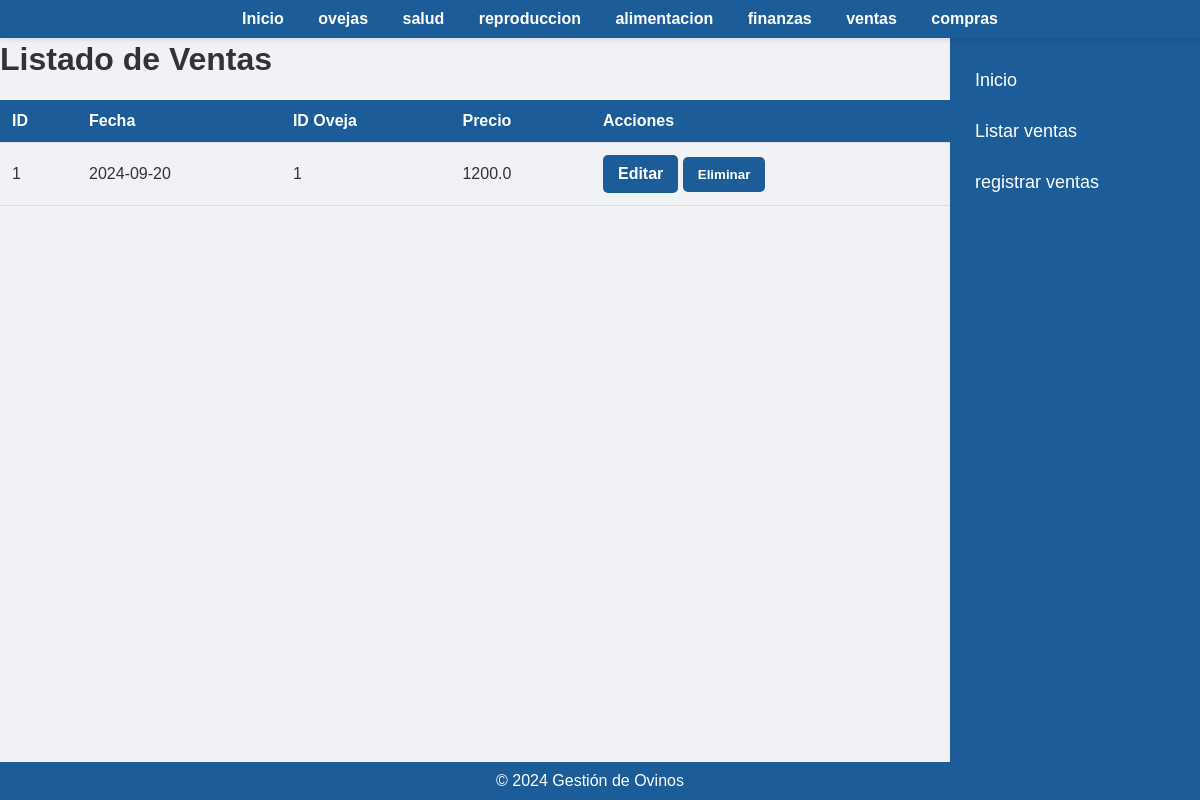
Before: /listar_venta with the older database file.
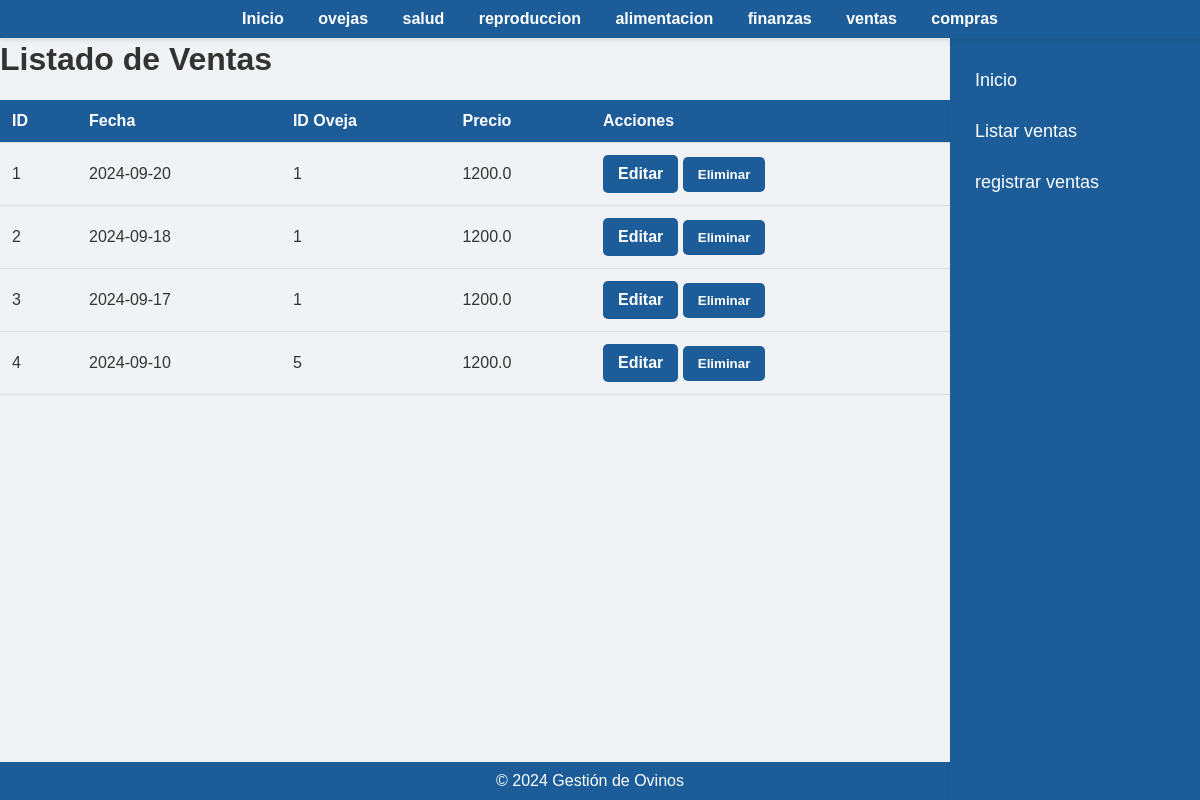
After: the same page with the newer database file.
### app/models.py (models this page shows)
class Venta(db.Model):
    id = db.Column(db.Integer, primary_key=True)
    id_oveja = db.Column(db.Integer, db.ForeignKey('oveja.id'), nullable=False)
    fecha = db.Column(db.Date, nullable=False)
    cantidad = db.Column(db.Integer, nullable=False)
    precio = db.Column(db.Float, nullable=False)

### app/routes.py (the view)
@app.route('/listar_venta')
def listar_venta():
    ventas = Venta.query.all()
    return render_template('listar_ventas.html', ventas=ventas)

### app/templates/listar_ventas.html (shortened to what this page needs)
<!DOCTYPE html>
<html lang="es">
<head>
    <link rel="stylesheet" href="{{ url_for('static', filename='styles.css') }}">
</head>
<body>
    <div class="navbar">
        <a href="{{ url_for('index') }}">Inicio</a>
        <a href="{{ url_for('oveja') }}"> ovejas  </a>
        <a href="{{ url_for('salud') }}">salud</a>
        <a href="{{url_for('reproduccion')}}"> reproduccion</a>
        <a href="{{url_for('alimentacion')}}">alimentacion</a></li>
        <a href="{{url_for('finanzas')}}">finanzas</a></li>
        <a href="{{url_for('venta')}}">ventas</a></li>
        <a href="{{url_for('compra')}}">compras</a></li>
    </div>
    <div>
    <footer>
        &copy; 2024 Gestión de Ovinos
    </footer>
    <div class="sidebar">
        <a href="{{ url_for('index') }}">Inicio</a>
        <a href="{{url_for('listar_venta')}}">Listar ventas</a></li>
        <a href="{{url_for('registrar_venta')}}">registrar ventas</a></li>
    </div>
    <h1>Listado de Ventas</h1>
    <table>
        <thead>
            <tr>
                <th>ID</th>
                <th>Fecha</th>
                <th>ID Oveja</th>
                <th>Precio</th>
                <th>Acciones</th>
            </tr>
        </thead>
        <tbody>
            {% for venta in ventas %}
            <tr>
                <td>{{ venta.id }}</td>
                <td>{{ venta.fecha.strftime('%Y-%m-%d') }}</td>
                <td>{{ venta.id_oveja }}</td>
                <td>{{ venta.precio }}</td>
                <td>
                    <a href="{{ url_for('editar_venta', id=venta.id) }}"class='btn'>Editar</a>
                    <form action="{{ url_for('eliminar_venta', id=venta.id) }}" method="POST" style="display:inline;">
                        <button type="submit" onclick="return confirm('¿Estás seguro de que deseas eliminar esta venta?');">Eliminar</button>
                    </form>
                </td>
            </tr>
            {% endfor %}
        </tbody>
    </table>
    <br>
</body>
</html>

Changed rows visible on the page:
added Venta: id "2", fecha "2024-09-18", id_oveja "1", precio "1200.0"
added Venta: id "3", fecha "2024-09-17", id_oveja "1", precio "1200.0"
added Venta: id "4", fecha "2024-09-10", id_oveja "5", precio "1200.0"
